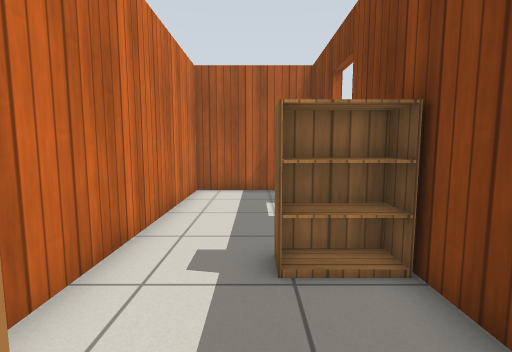
[1] (above)

16 first-person views from a walk through a Gazebo world. The camera is 0.9 m above the floor, tilts 6° down and sees 85° across. The floor is counted in squares, 0.5 m on a side. Each view is taken from the middle of a square. On the plan, view 1 faces up. The plan holds only what a view shows up to about 15 squares ahead; the rest is blank. The robots in the file are not drawn. Simple patterns stand in for the simulator's built-in surfaces.

[2]
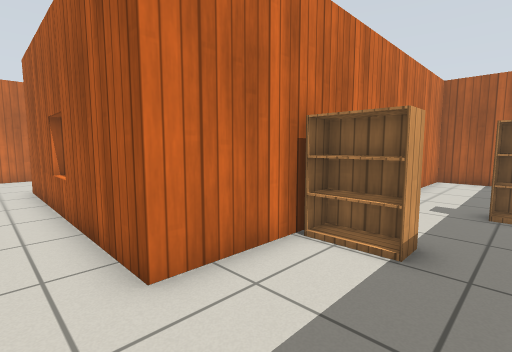

[3]
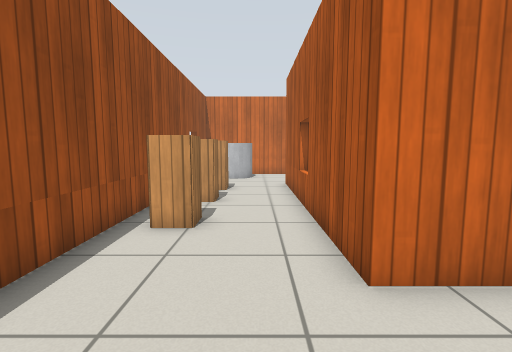

[4]
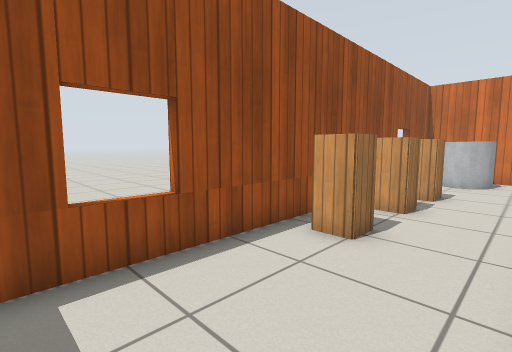

[5]
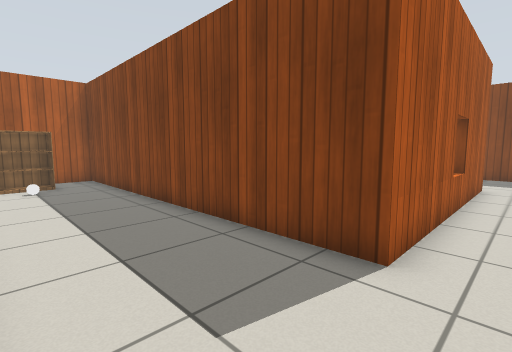

[6]
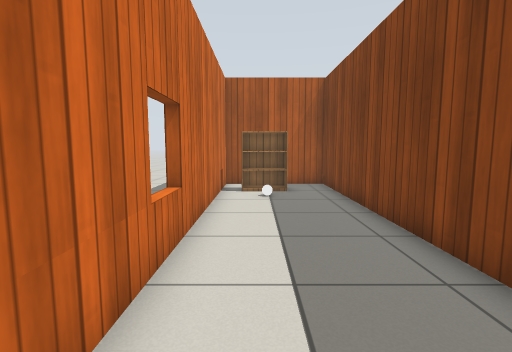

[7]
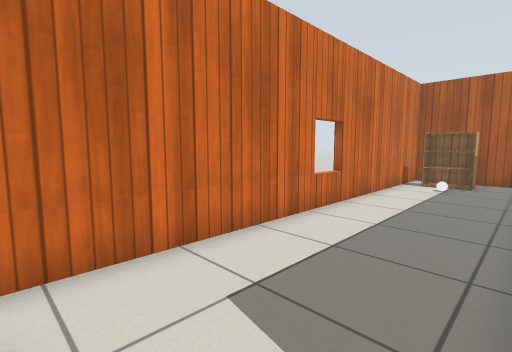

[8]
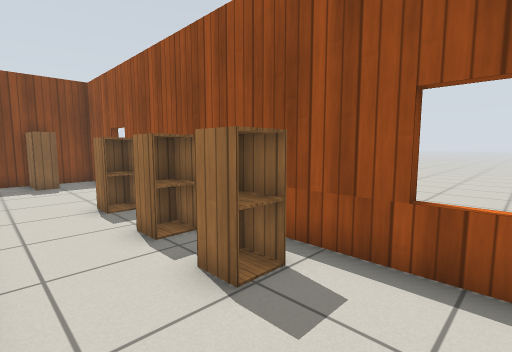

[9]
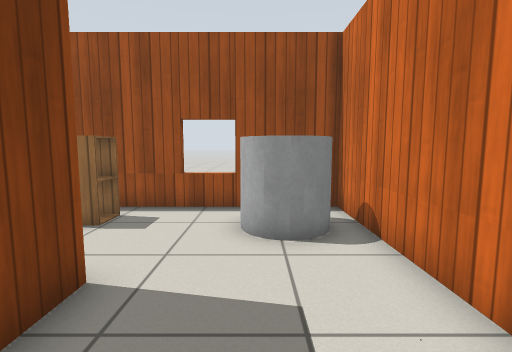

[10]
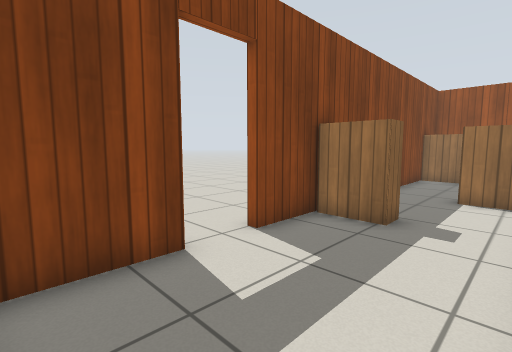

[11]
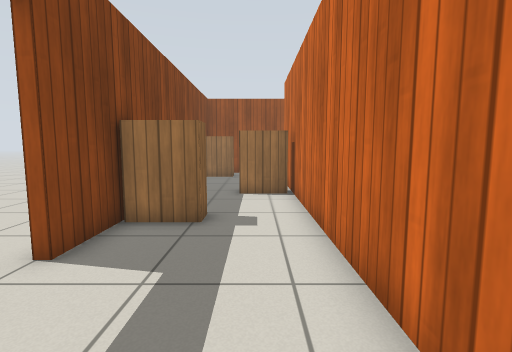

[12]
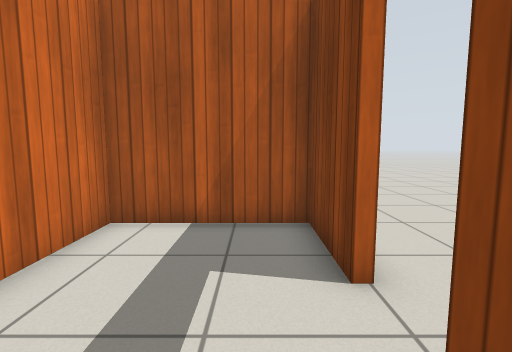

[13]
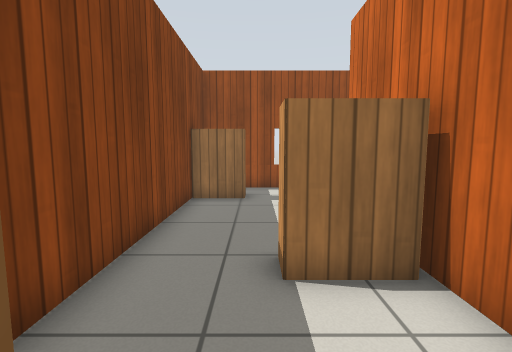

[14]
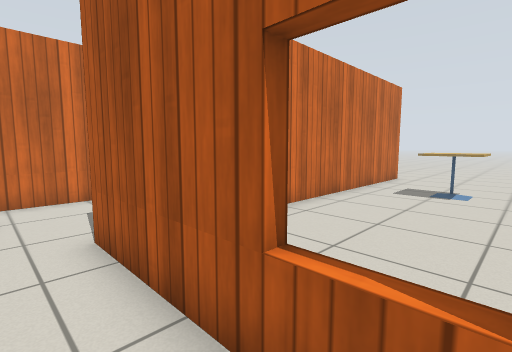

[15]
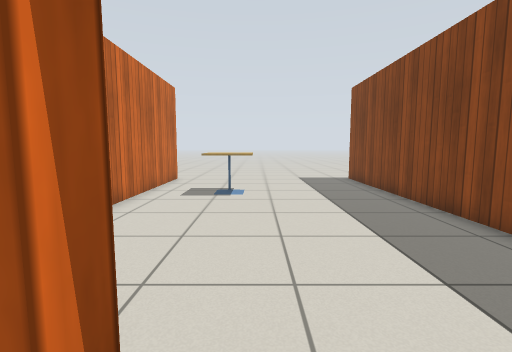

[16]
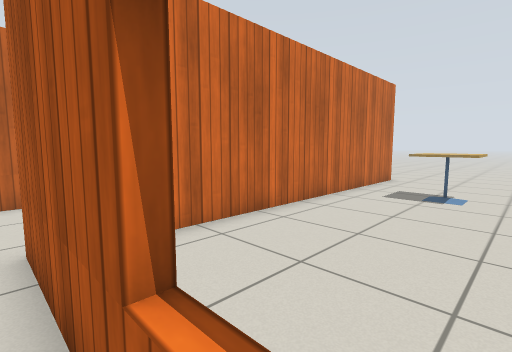

### Floor plan
Points are (right, up) in squares from view 1. A wall is a line through its corners. A room is listed if a view was taken in it or the views show most of it. See-through windows are left out.
Room 1 (views 1, 2, 3, 4, 5, 6, 7, 8, 9, 10, 11, 12, 13, 14, 15, 16)
walls: (2.3, -5.5) (2.3, 3.5); (2.3, 4.5) (2.3, 6.7); (2.3, 8.5) (2.3, 11.5) (-2.4, 11.5) (-2.4, -3.5) (-12.7, -3.5) (-12.7, 11.5) (-17.4, 11.5) (-17.4, -8.2) (2.3, -8.2) (2.3, -6.5)
ways out: open door at (2.5, 7.5)
objects: grey cylinder (-16, -7) to (-15, -5); other object (-16, 8); bookshelf (-16, 9) to (-15, 10); cabinet (-11, -7) to (-11, -6); cabinet (-9, -7) to (-8, -7); cabinet (-6, -7) to (-5, -7); bookshelf (-2, 0) to (-1, 0); bookshelf (1, -6) to (2, -6); bookshelf (1, 4) to (2, 4)

Positions as (right, up) in squares from view 1, and headings:
1: (0, 0), facing up
2: (1, -5), facing up-left
3: (1, -5), facing left
4: (0, -4), facing down-left
5: (-17, -5), facing up-right
6: (-16, -2), facing up
7: (-13, -5), facing up-left
8: (-14, -4), facing down-right
9: (-15, 0), facing down
10: (-2, 11), facing down-right
11: (-1, 11), facing down
12: (1, 5), facing up
13: (0, 4), facing down
14: (-7, -5), facing up-left
15: (-8, -4), facing up
16: (-7, -4), facing up-left
